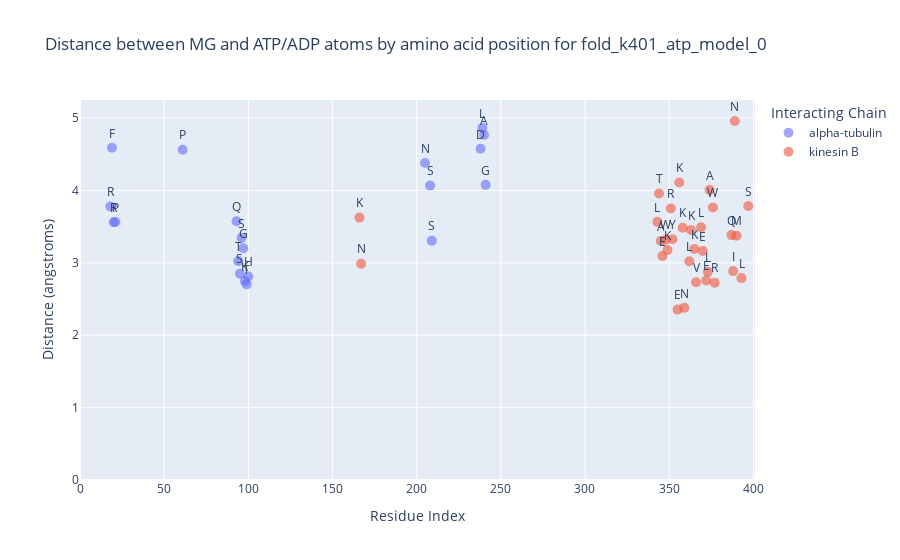
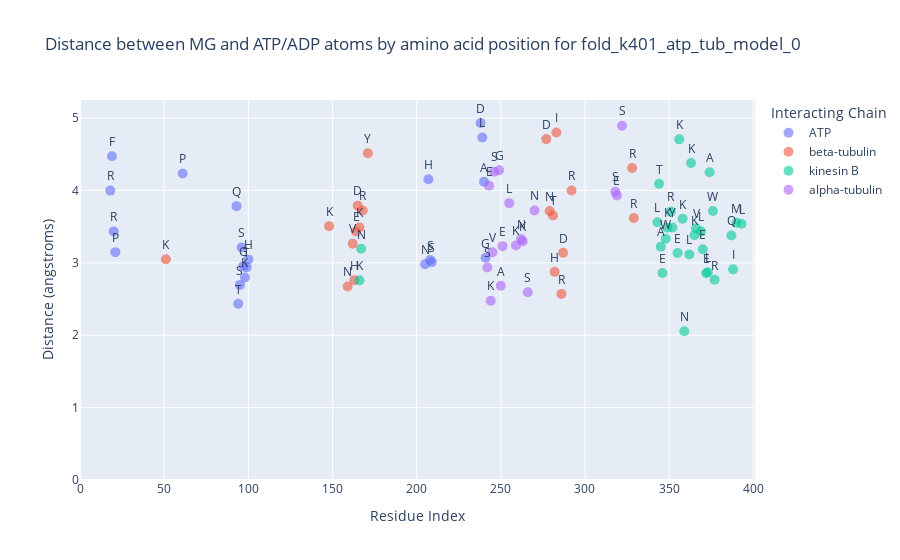
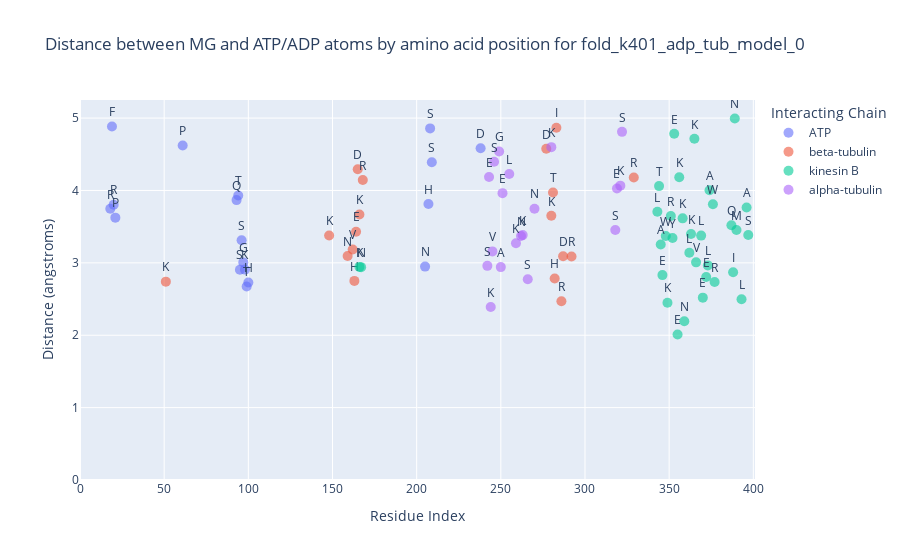
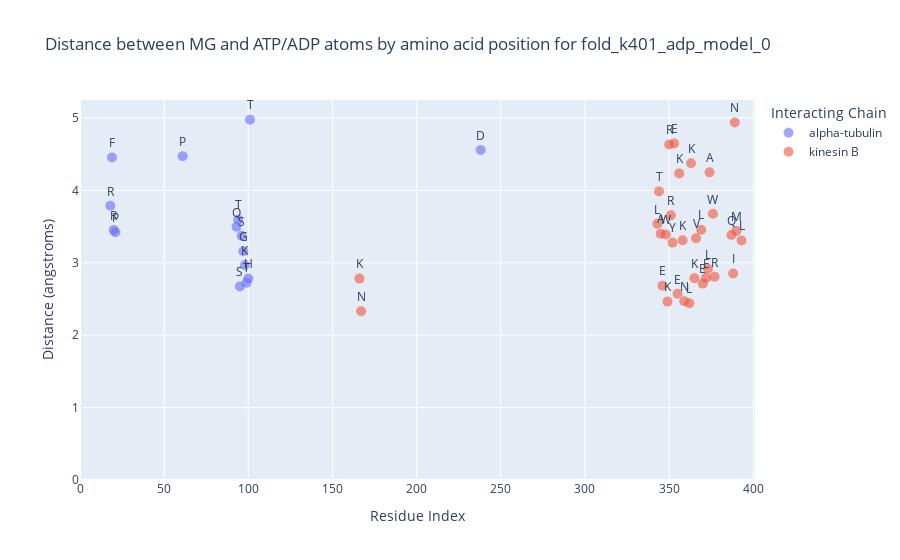

The notebook cell saved with these charts, in order:
### Code cell
import pandas as pd
import plotly.express as px

# Define the path to the CSV file
csv_file_path = "../../Jazzer_surf/3d_predictions/chimeras/test/interactions_all_files.csv"

# Read the CSV file into a DataFrame
df = pd.read_csv(csv_file_path)

# Function to create a plot for each file
def create_plots(df):
    unique_files = df['file'].unique()
    plots = []

    for file in unique_files:
        df_file = df[df['file'] == file]

        # Filter to get the shortest distances for each interaction
        df_filtered = df_file.loc[df_file[df_file['chain'] == 'A'].groupby(['resi', 'interacting_chain'])['distance (angstroms)'].idxmin()]

        # Exclude interactions with Mg and chain letters A, G, H
        df_filtered = df_filtered[(df_filtered['interacting_resn'] != 'MG') & (~df_filtered['interacting_chain'].isin(['A', 'G', 'H']))]

        # Map interacting_resn to single-letter codes for better readability
        aa_dict = {
            'ALA': 'A', 'ARG': 'R', 'ASN': 'N', 'ASP': 'D', 'CYS': 'C', 'GLN': 'Q', 'GLU': 'E', 'GLY': 'G',
            'HIS': 'H', 'ILE': 'I', 'LEU': 'L', 'LYS': 'K', 'MET': 'M', 'PHE': 'F', 'PRO': 'P', 'SER': 'S',
            'THR': 'T', 'TRP': 'W', 'TYR': 'Y', 'VAL': 'V'
        }
        df_filtered['residue_one_letter'] = df_filtered['resn'].map(aa_dict)
        df_filtered['residue'] = df_filtered['resi'].astype(str) + df_filtered['residue_one_letter']

        # Replace chain letters with descriptive names
        chain_map = {
            'B': 'kinesin B',
            'C': 'alpha-tubulin',
            'D': 'beta-tubulin',
            'E': 'ATP',
            'F': 'ATP'
        }
        df_filtered['interacting_chain'] = df_filtered['interacting_chain'].map(chain_map)

        # Create the interactive plot
        fig = px.scatter(df_filtered, x='resi', y='distance (angstroms)', color='interacting_chain', text='residue_one_letter',
                         labels={'resi': 'Residue Index', 'distance (angstroms)': 'Distance (angstroms)', 'interacting_chain': 'Interacting Chain'},
                         title=f"Distance between MG and ATP/ADP atoms by amino acid position for {file}")

        # Update layout for better visualization
        fig.update_traces(textposition='top center', marker=dict(size=10, opacity=0.6))
        fig.update_layout(
            legend_title_text='Interacting Chain',
            xaxis_range=[0, 401],  # Set a fixed range for the x-axis
            yaxis_range=[0, 5.25]  # Set a fixed range for the y-axis
        )

        # Show the plot
        fig.show()

        plots.append(fig)

    return plots

# Create and display the plots
plots = create_plots(df)

### Figure 1 — Plotly figure (JSON) as saved in the notebook; plotly's stock layout.template omitted (floating-point values rounded to 4 significant figures)
{"data": [{"hovertemplate": "Interacting Chain=alpha-tubulin<br>Residue Index=%{x}<br>Distance (angstroms)=%{y}<br>residue_one_letter=%{text}<extra></extra>", "legendgroup": "alpha-tubulin", "marker": {"color": "#636efa", "opacity": 0.6, "size": 10, "symbol": "circle"}, "mode": "markers+text", "name": "alpha-tubulin", "orientation": "v", "showlegend": true, "text": ["R", "F", "R", "P", "P", "Q", "T", "S", "S", "G", "K", "T", "H", "N", "S", "S", "D", "L", "A", "G"], "textposition": "top center", "type": "scatter", "x": [18, 19, 20, 21, 61, 93, 94, 95, 96, 97, 98, 99, 100, 205, 208, 209, 238, 239, 240, 241], "xaxis": "x", "y": [3.778, 4.59, 3.561, 3.564, 4.563, 3.575, 3.024, 2.85, 3.346, 3.201, 2.748, 2.703, 2.812, 4.38, 4.067, 3.307, 4.576, 4.862, 4.766, 4.078], "yaxis": "y"}, {"hovertemplate": "Interacting Chain=kinesin B<br>Residue Index=%{x}<br>Distance (angstroms)=%{y}<br>residue_one_letter=%{text}<extra></extra>", "legendgroup": "kinesin B", "marker": {"color": "#EF553B", "opacity": 0.6, "size": 10, "symbol": "circle"}, "mode": "markers+text", "name": "kinesin B", "orientation": "v", "showlegend": true, "text": ["K", "N", "L", "T", "A", "E", "W", "K", "R", "Y", "E", "K", "K", "N", "L", "K", "K", "V", "L", "E", "E", "L", "A", "W", "R", "Q", "I", "N", "M", "L", "S"], "textposition": "top center", "type": "scatter", "x": [166, 167, 343, 344, 345, 346, 348, 349, 351, 352, 355, 356, 358, 359, 362, 363, 365, 366, 369, 370, 372, 373, 374, 376, 377, 387, 388, 389, 390, 393, 397], "xaxis": "x", "y": [3.625, 2.989, 3.567, 3.958, 3.303, 3.094, 3.321, 3.177, 3.751, 3.327, 2.354, 4.109, 3.486, 2.378, 3.022, 3.454, 3.19, 2.731, 3.493, 3.164, 2.756, 2.876, 4.008, 3.766, 2.726, 3.383, 2.886, 4.959, 3.376, 2.79, 3.784], "yaxis": "y"}], "layout": {"legend": {"title": {"text": "Interacting Chain"}, "tracegroupgap": 0}, "title": {"text": "Distance between MG and ATP/ADP atoms by amino acid position for fold_k401_atp_model_0"}, "xaxis": {"anchor": "y", "domain": [0, 1], "range": [0, 401], "title": {"text": "Residue Index"}}, "yaxis": {"anchor": "x", "domain": [0, 1], "range": [0, 5.25], "title": {"text": "Distance (angstroms)"}}}}

### Figure 2 — Plotly figure (JSON) as saved in the notebook; plotly's stock layout.template omitted (floating-point values rounded to 4 significant figures)
{"data": [{"hovertemplate": "Interacting Chain=ATP<br>Residue Index=%{x}<br>Distance (angstroms)=%{y}<br>residue_one_letter=%{text}<extra></extra>", "legendgroup": "ATP", "marker": {"color": "#636efa", "opacity": 0.6, "size": 10, "symbol": "circle"}, "mode": "markers+text", "name": "ATP", "orientation": "v", "showlegend": true, "text": ["R", "F", "R", "P", "P", "Q", "T", "S", "S", "G", "K", "T", "H", "N", "H", "S", "S", "D", "L", "A", "G"], "textposition": "top center", "type": "scatter", "x": [18, 19, 20, 21, 61, 93, 94, 95, 96, 97, 98, 99, 100, 205, 207, 208, 209, 238, 239, 240, 241], "xaxis": "x", "y": [3.998, 4.472, 3.435, 3.148, 4.235, 3.783, 2.434, 2.696, 3.212, 2.955, 2.798, 2.938, 3.048, 2.981, 4.155, 3.039, 3.01, 4.932, 4.731, 4.12, 3.07], "yaxis": "y"}, {"hovertemplate": "Interacting Chain=beta-tubulin<br>Residue Index=%{x}<br>Distance (angstroms)=%{y}<br>residue_one_letter=%{text}<extra></extra>", "legendgroup": "beta-tubulin", "marker": {"color": "#EF553B", "opacity": 0.6, "size": 10, "symbol": "circle"}, "mode": "markers+text", "name": "beta-tubulin", "orientation": "v", "showlegend": true, "text": ["K", "K", "N", "V", "H", "E", "D", "K", "R", "Y", "D", "N", "T", "H", "I", "R", "D", "R", "R", "R"], "textposition": "top center", "type": "scatter", "x": [51, 148, 159, 162, 163, 164, 165, 166, 168, 171, 277, 279, 281, 282, 283, 286, 287, 292, 328, 329], "xaxis": "x", "y": [3.05, 3.507, 2.674, 3.265, 2.761, 3.434, 3.791, 3.489, 3.723, 4.513, 4.71, 3.715, 3.654, 2.876, 4.8, 2.571, 3.139, 4.0, 4.311, 3.619], "yaxis": "y"}, {"hovertemplate": "Interacting Chain=kinesin B<br>Residue Index=%{x}<br>Distance (angstroms)=%{y}<br>residue_one_letter=%{text}<extra></extra>", "legendgroup": "kinesin B", "marker": {"color": "#00cc96", "opacity": 0.6, "size": 10, "symbol": "circle"}, "mode": "markers+text", "name": "kinesin B", "orientation": "v", "showlegend": true, "text": ["K", "N", "L", "T", "A", "E", "W", "K", "R", "Y", "E", "K", "K", "N", "L", "K", "K", "V", "L", "E", "E", "L", "A", "W", "R", "Q", "I", "M", "L"], "textposition": "top center", "type": "scatter", "x": [166, 167, 343, 344, 345, 346, 348, 349, 351, 352, 355, 356, 358, 359, 362, 363, 365, 366, 369, 370, 372, 373, 374, 376, 377, 387, 388, 390, 393], "xaxis": "x", "y": [2.758, 3.195, 3.561, 4.092, 3.224, 2.859, 3.332, 3.486, 3.708, 3.49, 3.137, 4.706, 3.609, 2.054, 3.115, 4.38, 3.381, 3.478, 3.434, 3.189, 2.857, 2.871, 4.253, 3.716, 2.766, 3.379, 2.91, 3.554, 3.539], "yaxis": "y"}, {"hovertemplate": "Interacting Chain=alpha-tubulin<br>Residue Index=%{x}<br>Distance (angstroms)=%{y}<br>residue_one_letter=%{text}<extra></extra>", "legendgroup": "alpha-tubulin", "marker": {"color": "#ab63fa", "opacity": 0.6, "size": 10, "symbol": "circle"}, "mode": "markers+text", "name": "alpha-tubulin", "orientation": "v", "showlegend": true, "text": ["S", "E", "K", "V", "S", "G", "A", "E", "L", "K", "N", "K", "S", "N", "S", "E", "S"], "textposition": "top center", "type": "scatter", "x": [242, 243, 244, 245, 246, 249, 250, 251, 255, 259, 262, 263, 266, 270, 318, 319, 322], "xaxis": "x", "y": [2.936, 4.065, 2.477, 3.146, 4.26, 4.28, 2.683, 3.231, 3.825, 3.241, 3.328, 3.299, 2.595, 3.723, 3.983, 3.93, 4.895], "yaxis": "y"}], "layout": {"legend": {"title": {"text": "Interacting Chain"}, "tracegroupgap": 0}, "title": {"text": "Distance between MG and ATP/ADP atoms by amino acid position for fold_k401_atp_tub_model_0"}, "xaxis": {"anchor": "y", "domain": [0, 1], "range": [0, 401], "title": {"text": "Residue Index"}}, "yaxis": {"anchor": "x", "domain": [0, 1], "range": [0, 5.25], "title": {"text": "Distance (angstroms)"}}}}

### Figure 3 — Plotly figure (JSON) as saved in the notebook; plotly's stock layout.template omitted (floating-point values rounded to 4 significant figures)
{"data": [{"hovertemplate": "Interacting Chain=ATP<br>Residue Index=%{x}<br>Distance (angstroms)=%{y}<br>residue_one_letter=%{text}<extra></extra>", "legendgroup": "ATP", "marker": {"color": "#636efa", "opacity": 0.6, "size": 10, "symbol": "circle"}, "mode": "markers+text", "name": "ATP", "orientation": "v", "showlegend": true, "text": ["R", "F", "R", "P", "P", "Q", "T", "S", "S", "G", "K", "T", "H", "N", "H", "S", "S", "D"], "textposition": "top center", "type": "scatter", "x": [18, 19, 20, 21, 61, 93, 94, 95, 96, 97, 98, 99, 100, 205, 207, 208, 209, 238], "xaxis": "x", "y": [3.747, 4.883, 3.804, 3.624, 4.621, 3.867, 3.931, 2.905, 3.313, 3.006, 2.907, 2.674, 2.729, 2.948, 3.813, 4.858, 4.39, 4.585], "yaxis": "y"}, {"hovertemplate": "Interacting Chain=beta-tubulin<br>Residue Index=%{x}<br>Distance (angstroms)=%{y}<br>residue_one_letter=%{text}<extra></extra>", "legendgroup": "beta-tubulin", "marker": {"color": "#EF553B", "opacity": 0.6, "size": 10, "symbol": "circle"}, "mode": "markers+text", "name": "beta-tubulin", "orientation": "v", "showlegend": true, "text": ["K", "K", "N", "V", "H", "E", "D", "K", "R", "D", "K", "T", "H", "I", "R", "D", "R", "R"], "textposition": "top center", "type": "scatter", "x": [51, 148, 159, 162, 163, 164, 165, 166, 168, 277, 280, 281, 282, 283, 286, 287, 292, 329], "xaxis": "x", "y": [2.741, 3.377, 3.096, 3.184, 2.751, 3.43, 4.294, 3.669, 4.145, 4.576, 3.65, 3.973, 2.785, 4.868, 2.469, 3.091, 3.089, 4.179], "yaxis": "y"}, {"hovertemplate": "Interacting Chain=kinesin B<br>Residue Index=%{x}<br>Distance (angstroms)=%{y}<br>residue_one_letter=%{text}<extra></extra>", "legendgroup": "kinesin B", "marker": {"color": "#00cc96", "opacity": 0.6, "size": 10, "symbol": "circle"}, "mode": "markers+text", "name": "kinesin B", "orientation": "v", "showlegend": true, "text": ["K", "N", "L", "T", "A", "E", "W", "K", "R", "Y", "E", "E", "K", "K", "N", "L", "K", "K", "V", "L", "E", "E", "L", "A", "W", "R", "Q", "I", "N", "M", "L", "A", "S"], "textposition": "top center", "type": "scatter", "x": [166, 167, 343, 344, 345, 346, 348, 349, 351, 352, 353, 355, 356, 358, 359, 362, 363, 365, 366, 369, 370, 372, 373, 374, 376, 377, 387, 388, 389, 390, 393, 396, 397], "xaxis": "x", "y": [2.944, 2.941, 3.705, 4.06, 3.253, 2.831, 3.371, 2.449, 3.646, 3.342, 4.783, 2.011, 4.184, 3.615, 2.194, 3.139, 3.399, 4.714, 3.007, 3.376, 2.52, 2.805, 2.965, 4.003, 3.81, 2.735, 3.52, 2.871, 4.993, 3.453, 2.496, 3.764, 3.384], "yaxis": "y"}, {"hovertemplate": "Interacting Chain=alpha-tubulin<br>Residue Index=%{x}<br>Distance (angstroms)=%{y}<br>residue_one_letter=%{text}<extra></extra>", "legendgroup": "alpha-tubulin", "marker": {"color": "#ab63fa", "opacity": 0.6, "size": 10, "symbol": "circle"}, "mode": "markers+text", "name": "alpha-tubulin", "orientation": "v", "showlegend": true, "text": ["S", "E", "K", "V", "S", "G", "A", "E", "L", "K", "N", "K", "S", "N", "K", "S", "E", "K", "S"], "textposition": "top center", "type": "scatter", "x": [242, 243, 244, 245, 246, 249, 250, 251, 255, 259, 262, 263, 266, 270, 280, 318, 319, 321, 322], "xaxis": "x", "y": [2.958, 4.187, 2.39, 3.158, 4.396, 4.538, 2.942, 3.963, 4.229, 3.271, 3.372, 3.384, 2.773, 3.748, 4.598, 3.453, 4.028, 4.067, 4.81], "yaxis": "y"}], "layout": {"legend": {"title": {"text": "Interacting Chain"}, "tracegroupgap": 0}, "title": {"text": "Distance between MG and ATP/ADP atoms by amino acid position for fold_k401_adp_tub_model_0"}, "xaxis": {"anchor": "y", "domain": [0, 1], "range": [0, 401], "title": {"text": "Residue Index"}}, "yaxis": {"anchor": "x", "domain": [0, 1], "range": [0, 5.25], "title": {"text": "Distance (angstroms)"}}}}

### Figure 4 — Plotly figure (JSON) as saved in the notebook; plotly's stock layout.template omitted (floating-point values rounded to 4 significant figures)
{"data": [{"hovertemplate": "Interacting Chain=alpha-tubulin<br>Residue Index=%{x}<br>Distance (angstroms)=%{y}<br>residue_one_letter=%{text}<extra></extra>", "legendgroup": "alpha-tubulin", "marker": {"color": "#636efa", "opacity": 0.6, "size": 10, "symbol": "circle"}, "mode": "markers+text", "name": "alpha-tubulin", "orientation": "v", "showlegend": true, "text": ["R", "F", "R", "P", "P", "Q", "T", "S", "S", "G", "K", "T", "H", "T", "D"], "textposition": "top center", "type": "scatter", "x": [18, 19, 20, 21, 61, 93, 94, 95, 96, 97, 98, 99, 100, 101, 238], "xaxis": "x", "y": [3.788, 4.456, 3.455, 3.424, 4.474, 3.498, 3.596, 2.674, 3.374, 3.16, 2.969, 2.726, 2.783, 4.978, 4.558], "yaxis": "y"}, {"hovertemplate": "Interacting Chain=kinesin B<br>Residue Index=%{x}<br>Distance (angstroms)=%{y}<br>residue_one_letter=%{text}<extra></extra>", "legendgroup": "kinesin B", "marker": {"color": "#EF553B", "opacity": 0.6, "size": 10, "symbol": "circle"}, "mode": "markers+text", "name": "kinesin B", "orientation": "v", "showlegend": true, "text": ["K", "N", "L", "T", "A", "E", "W", "K", "R", "R", "Y", "E", "E", "K", "K", "N", "L", "K", "K", "V", "L", "E", "E", "L", "A", "W", "R", "Q", "I", "N", "M", "L"], "textposition": "top center", "type": "scatter", "x": [166, 167, 343, 344, 345, 346, 348, 349, 350, 351, 352, 353, 355, 356, 358, 359, 362, 363, 365, 366, 369, 370, 372, 373, 374, 376, 377, 387, 388, 389, 390, 393], "xaxis": "x", "y": [2.782, 2.331, 3.54, 3.988, 3.404, 2.685, 3.392, 2.465, 4.635, 3.656, 3.28, 4.65, 2.573, 4.236, 3.313, 2.469, 2.443, 4.377, 2.786, 3.341, 3.458, 2.713, 2.793, 2.918, 4.25, 3.678, 2.807, 3.385, 2.853, 4.939, 3.442, 3.31], "yaxis": "y"}], "layout": {"legend": {"title": {"text": "Interacting Chain"}, "tracegroupgap": 0}, "title": {"text": "Distance between MG and ATP/ADP atoms by amino acid position for fold_k401_adp_model_0"}, "xaxis": {"anchor": "y", "domain": [0, 1], "range": [0, 401], "title": {"text": "Residue Index"}}, "yaxis": {"anchor": "x", "domain": [0, 1], "range": [0, 5.25], "title": {"text": "Distance (angstroms)"}}}}
